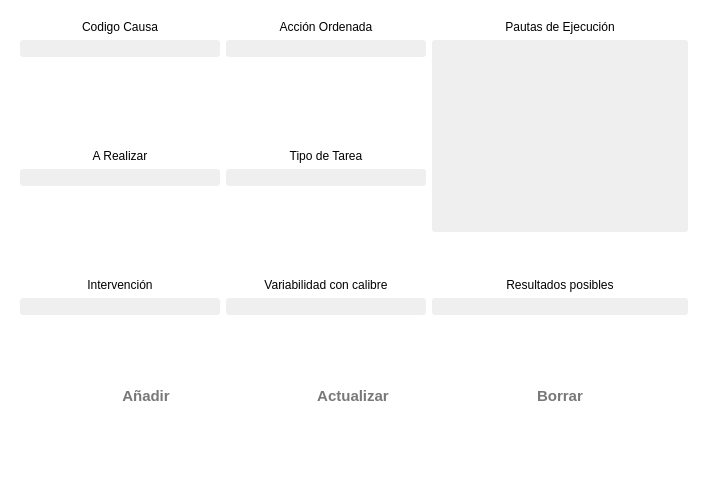
<?xml version="1.0" encoding="UTF-8"?>
<ui version="4.0">
 <class>Causa</class>
 <widget class="QWidget" name="Causa">
  <property name="geometry">
   <rect>
    <x>0</x>
    <y>0</y>
    <width>708</width>
    <height>490</height>
   </rect>
  </property>
  <property name="palette">
   <palette>
    <active>
     <colorrole role="Base">
      <brush brushstyle="SolidPattern">
       <color alpha="255">
        <red>46</red>
        <green>47</green>
        <blue>48</blue>
       </color>
      </brush>
     </colorrole>
     <colorrole role="Window">
      <brush brushstyle="SolidPattern">
       <color alpha="255">
        <red>255</red>
        <green>255</green>
        <blue>255</blue>
       </color>
      </brush>
     </colorrole>
    </active>
    <inactive>
     <colorrole role="Base">
      <brush brushstyle="SolidPattern">
       <color alpha="255">
        <red>46</red>
        <green>47</green>
        <blue>48</blue>
       </color>
      </brush>
     </colorrole>
     <colorrole role="Window">
      <brush brushstyle="SolidPattern">
       <color alpha="255">
        <red>255</red>
        <green>255</green>
        <blue>255</blue>
       </color>
      </brush>
     </colorrole>
    </inactive>
    <disabled>
     <colorrole role="Base">
      <brush brushstyle="SolidPattern">
       <color alpha="255">
        <red>255</red>
        <green>255</green>
        <blue>255</blue>
       </color>
      </brush>
     </colorrole>
     <colorrole role="Window">
      <brush brushstyle="SolidPattern">
       <color alpha="255">
        <red>255</red>
        <green>255</green>
        <blue>255</blue>
       </color>
      </brush>
     </colorrole>
    </disabled>
   </palette>
  </property>
  <property name="windowTitle">
   <string>Form</string>
  </property>
  <layout class="QVBoxLayout" name="verticalLayout_12">
   <property name="leftMargin">
    <number>20</number>
   </property>
   <property name="topMargin">
    <number>20</number>
   </property>
   <property name="rightMargin">
    <number>20</number>
   </property>
   <property name="bottomMargin">
    <number>20</number>
   </property>
   <item>
    <layout class="QHBoxLayout" name="horizontalLayout_2">
     <item>
      <layout class="QVBoxLayout" name="verticalLayout_9">
       <item>
        <layout class="QVBoxLayout" name="verticalLayout">
         <item>
          <widget class="QLabel" name="label">
           <property name="text">
            <string>Codigo Causa</string>
           </property>
           <property name="alignment">
            <set>Qt::AlignCenter</set>
           </property>
          </widget>
         </item>
         <item>
          <widget class="MyLineEditShine" name="le_codigo">
           <property name="font">
            <font>
             <family>Segoe UI</family>
             <pointsize>10</pointsize>
            </font>
           </property>
           <property name="styleSheet">
            <string notr="true">background-color: #EFEFEF; 
border-radius: 3px;
color:rgb(50, 50, 50);</string>
           </property>
           <property name="alignment">
            <set>Qt::AlignCenter</set>
           </property>
          </widget>
         </item>
        </layout>
       </item>
       <item>
        <spacer name="verticalSpacer_4">
         <property name="orientation">
          <enum>Qt::Vertical</enum>
         </property>
         <property name="sizeHint" stdset="0">
          <size>
           <width>20</width>
           <height>40</height>
          </size>
         </property>
        </spacer>
       </item>
       <item>
        <layout class="QVBoxLayout" name="verticalLayout_3">
         <item>
          <widget class="QLabel" name="label_3">
           <property name="text">
            <string>A Realizar</string>
           </property>
           <property name="alignment">
            <set>Qt::AlignCenter</set>
           </property>
          </widget>
         </item>
         <item>
          <widget class="MyLineEditShine" name="le_arealizar">
           <property name="font">
            <font>
             <family>Segoe UI</family>
             <pointsize>10</pointsize>
            </font>
           </property>
           <property name="styleSheet">
            <string notr="true">background-color: #EFEFEF; 
border-radius: 3px;
color:rgb(50, 50, 50);</string>
           </property>
           <property name="alignment">
            <set>Qt::AlignCenter</set>
           </property>
          </widget>
         </item>
        </layout>
       </item>
       <item>
        <spacer name="verticalSpacer">
         <property name="orientation">
          <enum>Qt::Vertical</enum>
         </property>
         <property name="sizeHint" stdset="0">
          <size>
           <width>128</width>
           <height>32</height>
          </size>
         </property>
        </spacer>
       </item>
       <item>
        <layout class="QVBoxLayout" name="verticalLayout_2">
         <item>
          <widget class="QLabel" name="label_2">
           <property name="text">
            <string>Intervención</string>
           </property>
           <property name="alignment">
            <set>Qt::AlignCenter</set>
           </property>
          </widget>
         </item>
         <item>
          <widget class="MyLineEditShine" name="le_causa">
           <property name="font">
            <font>
             <family>Segoe UI</family>
             <pointsize>10</pointsize>
            </font>
           </property>
           <property name="styleSheet">
            <string notr="true">background-color: #EFEFEF; 
border-radius: 3px;
color:rgb(50, 50, 50);</string>
           </property>
           <property name="alignment">
            <set>Qt::AlignCenter</set>
           </property>
          </widget>
         </item>
        </layout>
       </item>
      </layout>
     </item>
     <item>
      <layout class="QVBoxLayout" name="verticalLayout_10">
       <item>
        <layout class="QVBoxLayout" name="verticalLayout_4">
         <item>
          <widget class="QLabel" name="label_4">
           <property name="text">
            <string>Acción Ordenada</string>
           </property>
           <property name="alignment">
            <set>Qt::AlignCenter</set>
           </property>
          </widget>
         </item>
         <item>
          <widget class="MyLineEditShine" name="le_accion_ordenada">
           <property name="font">
            <font>
             <family>Segoe UI</family>
             <pointsize>10</pointsize>
            </font>
           </property>
           <property name="styleSheet">
            <string notr="true">background-color: #EFEFEF; 
border-radius: 3px;
color:rgb(50, 50, 50);</string>
           </property>
           <property name="alignment">
            <set>Qt::AlignCenter</set>
           </property>
          </widget>
         </item>
        </layout>
       </item>
       <item>
        <spacer name="verticalSpacer_2">
         <property name="orientation">
          <enum>Qt::Vertical</enum>
         </property>
         <property name="sizeHint" stdset="0">
          <size>
           <width>20</width>
           <height>40</height>
          </size>
         </property>
        </spacer>
       </item>
       <item>
        <layout class="QVBoxLayout" name="verticalLayout_6">
         <item>
          <widget class="QLabel" name="label_6">
           <property name="text">
            <string>Tipo de Tarea</string>
           </property>
           <property name="alignment">
            <set>Qt::AlignCenter</set>
           </property>
          </widget>
         </item>
         <item>
          <widget class="MyLineEditShine" name="le_tipo_tarea">
           <property name="font">
            <font>
             <family>Segoe UI</family>
             <pointsize>10</pointsize>
            </font>
           </property>
           <property name="styleSheet">
            <string notr="true">background-color: #EFEFEF; 
border-radius: 3px;
color:rgb(50, 50, 50);</string>
           </property>
           <property name="alignment">
            <set>Qt::AlignCenter</set>
           </property>
          </widget>
         </item>
        </layout>
       </item>
       <item>
        <spacer name="verticalSpacer_3">
         <property name="orientation">
          <enum>Qt::Vertical</enum>
         </property>
         <property name="sizeHint" stdset="0">
          <size>
           <width>20</width>
           <height>40</height>
          </size>
         </property>
        </spacer>
       </item>
       <item>
        <layout class="QVBoxLayout" name="verticalLayout_7">
         <item>
          <widget class="QLabel" name="label_7">
           <property name="text">
            <string>Variabilidad con calibre</string>
           </property>
           <property name="alignment">
            <set>Qt::AlignCenter</set>
           </property>
          </widget>
         </item>
         <item>
          <widget class="MyLineEditShine" name="le_dependencia_calibre">
           <property name="font">
            <font>
             <family>Segoe UI</family>
             <pointsize>10</pointsize>
            </font>
           </property>
           <property name="styleSheet">
            <string notr="true">background-color: #EFEFEF; 
border-radius: 3px;
color:rgb(50, 50, 50);</string>
           </property>
           <property name="alignment">
            <set>Qt::AlignCenter</set>
           </property>
          </widget>
         </item>
        </layout>
       </item>
      </layout>
     </item>
     <item>
      <layout class="QVBoxLayout" name="verticalLayout_11">
       <item>
        <layout class="QVBoxLayout" name="verticalLayout_5">
         <item>
          <widget class="QLabel" name="label_5">
           <property name="text">
            <string>Pautas de Ejecución</string>
           </property>
           <property name="alignment">
            <set>Qt::AlignCenter</set>
           </property>
          </widget>
         </item>
         <item>
          <widget class="MyPlainTextShine" name="pt_pautas">
           <property name="font">
            <font>
             <family>Segoe UI</family>
             <pointsize>10</pointsize>
            </font>
           </property>
           <property name="styleSheet">
            <string notr="true">background-color: #EFEFEF; 
border-radius: 3px;
color:rgb(50, 50, 50);</string>
           </property>
          </widget>
         </item>
        </layout>
       </item>
       <item>
        <spacer name="verticalSpacer_7">
         <property name="orientation">
          <enum>Qt::Vertical</enum>
         </property>
         <property name="sizeHint" stdset="0">
          <size>
           <width>20</width>
           <height>40</height>
          </size>
         </property>
        </spacer>
       </item>
       <item>
        <layout class="QVBoxLayout" name="verticalLayout_8">
         <item>
          <widget class="QLabel" name="label_8">
           <property name="text">
            <string>Resultados posibles</string>
           </property>
           <property name="alignment">
            <set>Qt::AlignCenter</set>
           </property>
          </widget>
         </item>
         <item>
          <widget class="MyLineEditShine" name="le_resultados_posibles">
           <property name="font">
            <font>
             <family>Segoe UI</family>
             <pointsize>10</pointsize>
            </font>
           </property>
           <property name="styleSheet">
            <string notr="true">background-color: #EFEFEF; 
border-radius: 3px;
color:rgb(50, 50, 50);</string>
           </property>
           <property name="alignment">
            <set>Qt::AlignCenter</set>
           </property>
          </widget>
         </item>
        </layout>
       </item>
      </layout>
     </item>
    </layout>
   </item>
   <item>
    <spacer name="verticalSpacer_6">
     <property name="orientation">
      <enum>Qt::Vertical</enum>
     </property>
     <property name="sizeHint" stdset="0">
      <size>
       <width>20</width>
       <height>37</height>
      </size>
     </property>
    </spacer>
   </item>
   <item>
    <layout class="QHBoxLayout" name="horizontalLayout">
     <item>
      <widget class="QPushButton" name="pb_agregar">
       <property name="minimumSize">
        <size>
         <width>130</width>
         <height>40</height>
        </size>
       </property>
       <property name="maximumSize">
        <size>
         <width>130</width>
         <height>41</height>
        </size>
       </property>
       <property name="font">
        <font>
         <family>Segoe UI</family>
         <pointsize>11</pointsize>
         <weight>75</weight>
         <bold>true</bold>
        </font>
       </property>
       <property name="styleSheet">
        <string notr="true">border-radius: 10px;
color:rgb(120, 120, 120);</string>
       </property>
       <property name="text">
        <string>Añadir</string>
       </property>
       <property name="icon">
        <iconset resource="assets.qrc">
         <normaloff>:/icons/subir.png</normaloff>:/icons/subir.png</iconset>
       </property>
       <property name="iconSize">
        <size>
         <width>25</width>
         <height>25</height>
        </size>
       </property>
      </widget>
     </item>
     <item>
      <widget class="QPushButton" name="pb_actualizar">
       <property name="minimumSize">
        <size>
         <width>150</width>
         <height>40</height>
        </size>
       </property>
       <property name="maximumSize">
        <size>
         <width>150</width>
         <height>41</height>
        </size>
       </property>
       <property name="font">
        <font>
         <family>Segoe UI</family>
         <pointsize>11</pointsize>
         <weight>75</weight>
         <bold>true</bold>
        </font>
       </property>
       <property name="styleSheet">
        <string notr="true">border-radius: 10px;
color:rgb(120, 120, 120);</string>
       </property>
       <property name="text">
        <string>Actualizar</string>
       </property>
       <property name="icon">
        <iconset resource="assets.qrc">
         <normaloff>:/icons/update.png</normaloff>:/icons/update.png</iconset>
       </property>
       <property name="iconSize">
        <size>
         <width>30</width>
         <height>30</height>
        </size>
       </property>
      </widget>
     </item>
     <item>
      <widget class="QPushButton" name="pb_borrar">
       <property name="minimumSize">
        <size>
         <width>130</width>
         <height>40</height>
        </size>
       </property>
       <property name="maximumSize">
        <size>
         <width>130</width>
         <height>41</height>
        </size>
       </property>
       <property name="font">
        <font>
         <family>Segoe UI</family>
         <pointsize>11</pointsize>
         <weight>75</weight>
         <bold>true</bold>
        </font>
       </property>
       <property name="styleSheet">
        <string notr="true">border-radius: 10px;
color:rgb(120, 120, 120);</string>
       </property>
       <property name="text">
        <string>Borrar</string>
       </property>
       <property name="icon">
        <iconset resource="assets.qrc">
         <normaloff>:/icons/delete_blue.png</normaloff>:/icons/delete_blue.png</iconset>
       </property>
       <property name="iconSize">
        <size>
         <width>25</width>
         <height>25</height>
        </size>
       </property>
      </widget>
     </item>
    </layout>
   </item>
   <item>
    <spacer name="verticalSpacer_5">
     <property name="orientation">
      <enum>Qt::Vertical</enum>
     </property>
     <property name="sizeHint" stdset="0">
      <size>
       <width>20</width>
       <height>37</height>
      </size>
     </property>
    </spacer>
   </item>
  </layout>
 </widget>
 <customwidgets>
  <customwidget>
   <class>MyLineEditShine</class>
   <extends>QLineEdit</extends>
   <header location="global">mylineeditshine.h</header>
  </customwidget>
  <customwidget>
   <class>MyPlainTextShine</class>
   <extends>QPlainTextEdit</extends>
   <header location="global">myplaintextshine.h</header>
  </customwidget>
 </customwidgets>
 <resources>
  <include location="assets.qrc"/>
 </resources>
 <connections/>
</ui>
